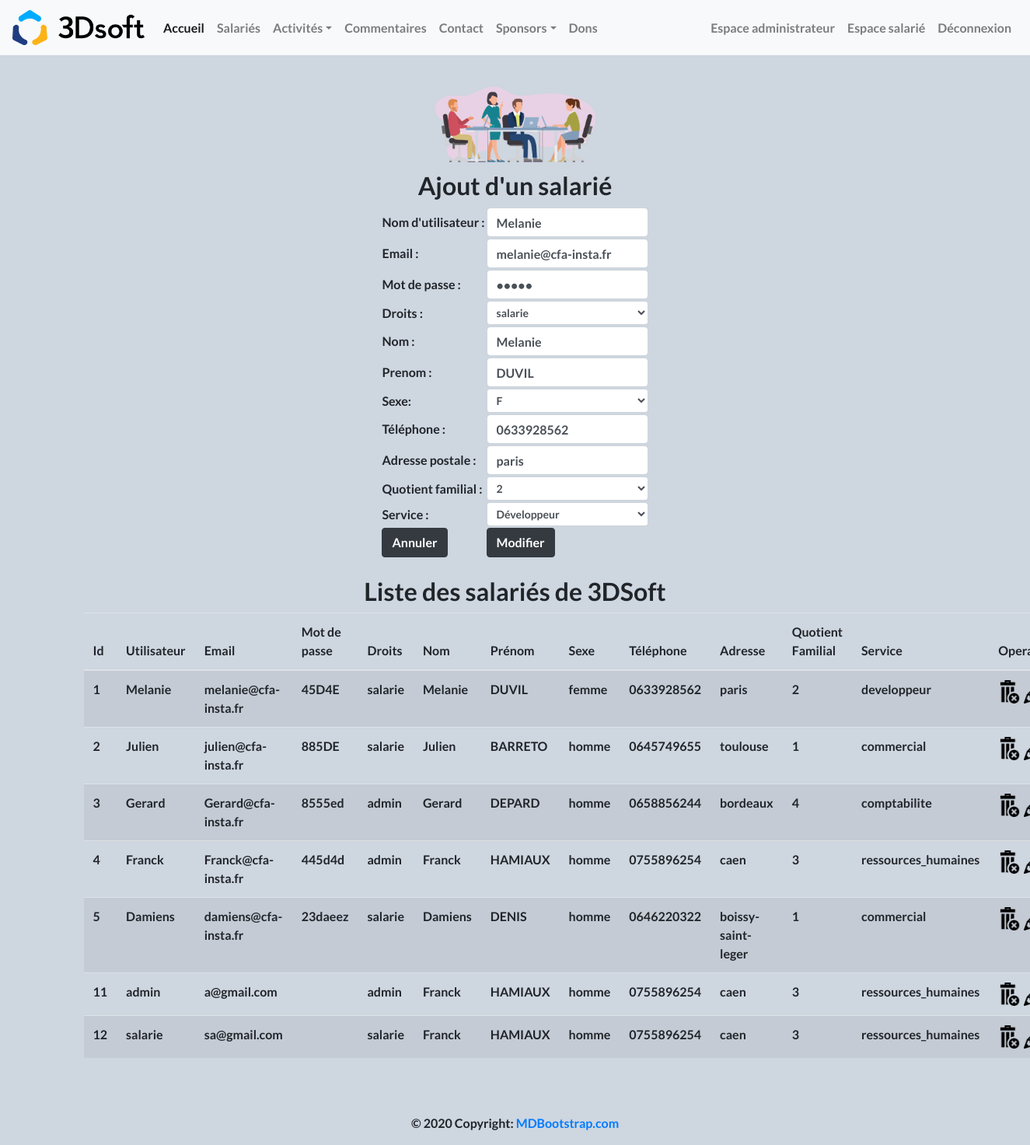
Screenshot of /index.php?page=2&action=edit&idutilisateur=1 (signed in) with the database file from the repository.
### tables this page shows
CREATE TABLE utilisateur(
        idutilisateur Int  Auto_increment  NOT NULL ,
        username      Varchar (30),
        password      Varchar (30),
        email         Varchar (80),
		droits        Enum("salarie", "admin", "sponsor") NOT NULL,
		PRIMARY KEY (idutilisateur)
);

CREATE TABLE salarie(
        idutilisateur Int NOT NULL ,
        nom           Varchar (40),
        prenom        Varchar (40),
        tel           Varchar (15),
        adresse       Varchar (100),
        quotient_fam  Enum ("1","2","3","4","5"),
        service       Enum ("comptabilite","developpeur","commercial","ressources_humaines"),
        sexe          Enum ("homme","femme"),
		FOREIGN KEY (idutilisateur) REFERENCES utilisateur(idutilisateur)
);

### modele/modele.class.php (called while the page is built, shortened)
<?php
	class Modele {
		private $unPdo , $uneTable;
		public function   __construct ($serveur, $bdd, $user, $mdp)
		{
			$this->unPdo =null;
			try {
				$this->unPdo = new PDO ("mysql:host=".$serveur.";dbname=".$bdd, $user, $mdp);
			}
			catch (PDOException $exp){
				echo "Erreur de connexion au serveur : ".$serveur."/".$bdd ;
			}
			$this->unPdo->setAttribute( PDO::ATTR_ERRMODE, PDO::ERRMODE_WARNING );
		}
		public function setTable ($uneTable)
		{
			$this->uneTable = $uneTable;
		}
		public function selectWhere ($tab)
		{
			if ($this->unPdo != null){
				$listeChamps = array();
				$donnees =array();
				foreach ($tab as $cle => $valeur) {
					$listeChamps[] = $cle." = ".":".$cle ;
					$donnees[":".$cle] = $valeur;
				}
				$chaineChamps = implode(" and ", $listeChamps);
				$requete = "select * from   ".$this->uneTable. " where ".$chaineChamps.";" ;
				$select = $this->unPdo->prepare ($requete);
				$select->execute ($donnees);
				return $select->fetch();
			}
			else
			{
				return null;
			}
		}
	}
?>

### controleur/controleur.class.php (called while the page is built, shortened)
<?php
	require_once ("modele/modele.class.php");
	class Controleur {
		private $unModele ;
		public function   __construct ($serveur, $bdd, $user, $mdp){
			$this->unModele = new Modele ($serveur, $bdd, $user, $mdp);
		}
		public function setTable ($uneTable)
		{
			$this->unModele->setTable($uneTable);
		}
		public function selectWhere ($tab)
		{
			return $this->unModele->selectWhere($tab);
		}
	}
?>

### vue/vue_insert_salarie.php (the view, shortened to what this page needs)
<h2> Ajout d'un salarié </h2>
<form method ="post" action ="">
	<table>
        <tr>
			<td> Nom d'utilisateur : </td>
			<td> <input type="text" class="form-control" required="required" name="username" value ="<?php echo ($lUtilisateur!=null) ? $lUtilisateur['username']:""; ?>" ></td>
		</tr>
        <tr>
			<td> Email : </td>
			<td> <input type="text" class="form-control" required="required" name="email" value ="<?php echo ($lUtilisateur!=null) ? $lUtilisateur['email']:""; ?>" ></td>
		</tr>
        <tr>
			<td> Mot de passe : </td>
			<td> <input type="password" class="form-control" required="required" name="password" value ="<?php echo ($lUtilisateur!=null) ? $lUtilisateur['password']:""; ?>" ></td>
		</tr>
		<tr>
			<td> Droits : </td>
			<td>
				<select name='droits' class="form-control form-control-sm">
					<?php
						if ($lUtilisateur == null) {
							echo "<option value='salarie'>salarie</option>
								  <option value='admin'>admin</option>";
						} else if ($lUtilisateur['droits'] == "salarie") {
							echo "<option value='salarie' selected>salarie</option>
								  <option value='admin'>admin</option>";
						} else if ($lUtilisateur['droits'] == "admin") {
							echo "<option value='salarie' selected>salarie</option>
								  <option value='admin' selected>admin</option>";
						}
					?>
				</select>
			</td>
		</tr>
		<tr>
			<td> Nom : </td>
			<td> <input type="text" class="form-control" required="required" name="nom" value ="<?php echo ($leSalarie!=null) ? $leSalarie['nom']:""; ?>" ></td>
		</tr>
        <tr>
			<td> Prenom : </td>
			<td> <input type="text" class="form-control" required="required" name="prenom" value ="<?php echo ($leSalarie!=null) ? $leSalarie['prenom']:""; ?>" ></td>
		</tr>
        <tr>
			<td> Sexe: </td>
			<td>
                <select name='sexe' class="form-control form-control-sm">
					<?php
						if ($leSalarie == null) {
							echo "<option value='homme'>H</option>
								  <option value='femme'>F</option>";
						} else if ($leSalarie['sexe'] == "homme") {
							echo "<option value='homme' selected>H</option>
								  <option value='femme'>F</option>";
						} else if ($leSalarie['sexe'] == "femme") {
							echo "<option value='homme'>H</option>
								  <option value='femme' selected>F</option>";
						}
					?>
                </select>
            </td>
		</tr>
        <tr>
			<td> Téléphone :</td>
			<td> <input type="text" class="form-control" required="required" name="tel"  value ="<?php echo ($leSalarie!=null) ? $leSalarie['tel']:""; ?>">  </td>
		</tr>
		<tr>
			<td>Adresse postale : </td>
			<td> <input type="text" class="form-control" required="required" name="adresse" value ="<?php echo ($leSalarie!=null) ? $leSalarie['adresse']:""; ?>">  </td>
		</tr>
        <tr>
			<td> Quotient familial : </td>
			<td>
                <select name='quotient_fam' class="form-control form-control-sm">
					<?php
						if ($leSalarie == null) {
							echo "<option value='1'>1</option>
								  <option value='2'>2</option>
								  <option value='3'>3</option>
								  <option value='4'>4</option>
								  <option value='5'>5</option>";
						} else if ($leSalarie['quotient_fam'] == "1") {
							echo "<option value='1' selected>1</option>
								  <option value='2'>2</option>
								  <option value='3'>3</option>
								  <option value='4'>4</option>
								  <option value='5'>5</option>";
						} else if ($leSalarie['quotient_fam'] == "2") {
							echo "<option value='1'>1</option>
								  <option value='2' selected>2</option>
								  <option value='3'>3</option>
								  <option value='4'>4</option>
								  <option value='5'>5</option>";
						} else if ($leSalarie['quotient_fam'] == "3") {
							echo "<option value='1'>1</option>
								  <option value='2'>2</option>
								  <option value='3' selected>3</option>
								  <option value='4'>4</option>
								  <option value='5'>5</option>";
						} else if ($leSalarie['quotient_fam'] == "4") {
							echo "<option value='1'>1</option>
								  <option value='2'>2</option>
								  <option value='3'>3</option>
								  <option value='4' selected>4</option>
								  <option value='5'>5</option>";
						} else if ($leSalarie['quotient_fam'] == "5") {
							echo "<option value='1'>1</option>
								  <option value='2'>2</option>
								  <option value='3'>3</option>
								  <option value='4'>4</option>
								  <option value='5' selected>5</option>";
						}
					?>
			    </select>
        </td>
		</tr>
		<tr>
			<td> Service : </td>
			<td>
				<select name='service' class="form-control form-control-sm">
						<?php
							if ($leSalarie == null) {
								echo "<option value='comptabilite'>Comptabilité</option>
									  <option value='developpeur'>Développeur</option>
									  <option value='commercial'>Commercial</option>
									  <option value='ressources_humaines'>Ressources humaines</option>";
							} else if ($leSalarie['service'] == "comptabilite") {
								echo "<option value='comptabilite' selected>Comptabilité</option>
									  <option value='developpeur'>Développeur</option>
									  <option value='commercial'>Commercial</option>
									  <option value='ressources_humaines'>Ressources humaines</option>";
							} else if ($leSalarie['service'] == "developpeur") {
								echo "<option value='comptabilite'>Comptabilité</option>
									  <option value='developpeur' selected>Développeur</option>
									  <option value='commercial'>Commercial</option>
									  <option value='ressources_humaines'>Ressources humaines</option>";
							} else if ($leSalarie['service'] == "commercial") {
								echo "<option value='comptabilite'>Comptabilité</option>
									  <option value='developpeur'>Développeur</option>
									  <option value='commercial' selected>Commercial</option>
									  <option value='ressources_humaines'>Ressources humaines</option>";
							} else if ($leSalarie['service'] == "ressources_humaines") {
								echo "<option value='comptabilite'>Comptabilité</option>
									  <option value='developpeur'>Développeur</option>
									  <option value='commercial'>Commercial</option>
									  <option value='ressources_humaines' selected>Ressources humaines</option>";
							}
						?>
					</select>
            </td>
		</tr>
		<td>  <input type="reset" class='btn btn-dark' name="annnuler" value ="Annuler"></td>
		<td> <input type="submit"
			<?php echo ($leSalarie!=null) ? " class='btn btn-dark' name='modifier' value='Modifier' " : " class='btn btn-dark' name='valider' value='Valider' "; ?>
			>
	</table>
</form>

### rows the page displays
utilisateur: username "Melanie", email "melanie@cfa-insta.fr", droits "salarie"
salarie: nom "Melanie", prenom "DUVIL", sexe "F", tel "0633928562", adresse "paris", quotient_fam "2", service "Développeur"

### other values shown
$unUtilisateurSalarie['idutilisateur'] "1"
$unUtilisateurSalarie['username'] "Melanie"
$unUtilisateurSalarie['email'] "melanie@cfa-insta.fr"
$unUtilisateurSalarie['password'] "45D4E"
$unUtilisateurSalarie['droits'] "salarie"
$unUtilisateurSalarie['nom'] "Melanie"
$unUtilisateurSalarie['prenom'] "DUVIL"
$unUtilisateurSalarie['sexe'] "femme"
$unUtilisateurSalarie['tel'] "0633928562"
$unUtilisateurSalarie['adresse'] "paris"
$unUtilisateurSalarie['quotient_fam'] "2"
$unUtilisateurSalarie['service'] "developpeur"
$unUtilisateurSalarie['idutilisateur'] "2"
$unUtilisateurSalarie['username'] "Julien"
$unUtilisateurSalarie['email'] "julien@cfa-insta.fr"
